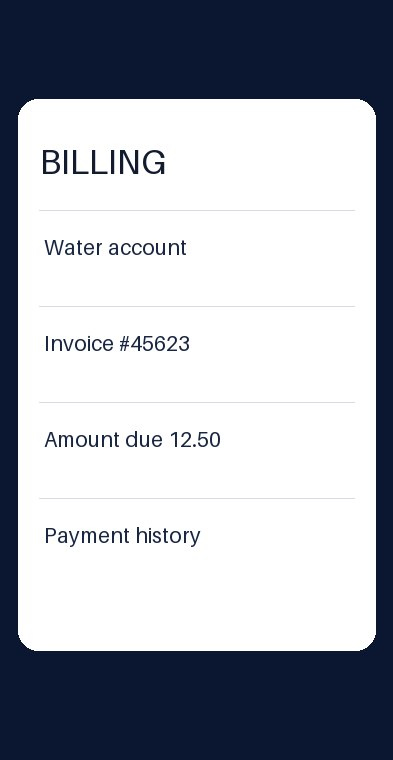
#> input picture evals/landmarks/synthetic-billing-screen.jpg, 393 x 760 px, given in place of v2-nami-ferry.jpg, which was not available
$ python make-nami-reproductions.py .
#> lines starting #> are read from the running program, lines starting #| are printed output that depends on the picture
import sys
from pathlib import Path

from PIL import Image, ImageDraw, ImageEnhance, ImageOps

directory = Path(sys.argv[1]).resolve()


def source(name):
    with Image.open(directory / f"{name}.jpg") as photo:
        return ImageOps.exif_transpose(photo).convert("RGB")


paper = Image.new("RGB", (1120, 820), "#f3efe7")
ferry = source("v2-nami-ferry")
#> in source, photo is the input picture: PIL image 393x760 RGB; mean R, G, B 169, 173.2, 182.1
ferry.thumbnail((756, 670))
paper.paste(ferry, ((paper.width - ferry.width) // 2, (paper.height - ferry.height) // 2))
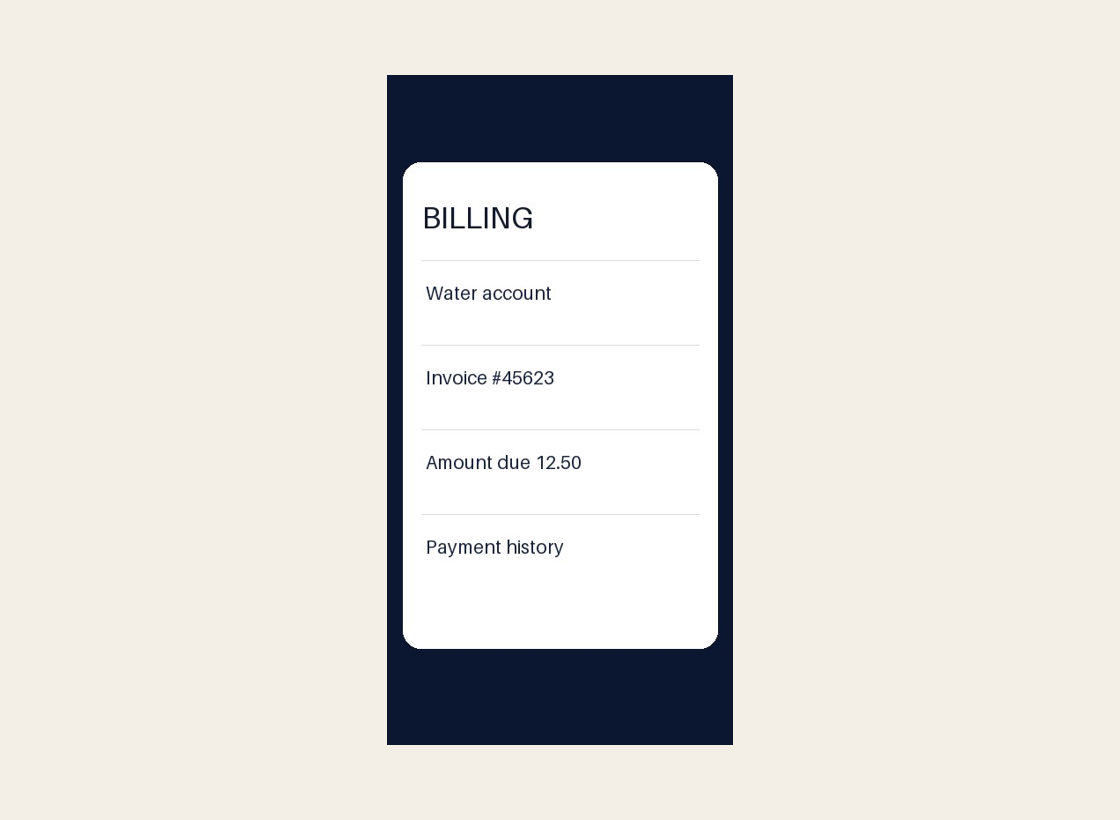
#> paper: PIL image 1120x820 RGB; mean R, G, B 224.3, 222.4, 218.6
paper.rotate(-7, expand=True, fillcolor="#675247", resample=Image.Resampling.BICUBIC).save(
    directory / "v6-paper-ferry.jpg", quality=88
)
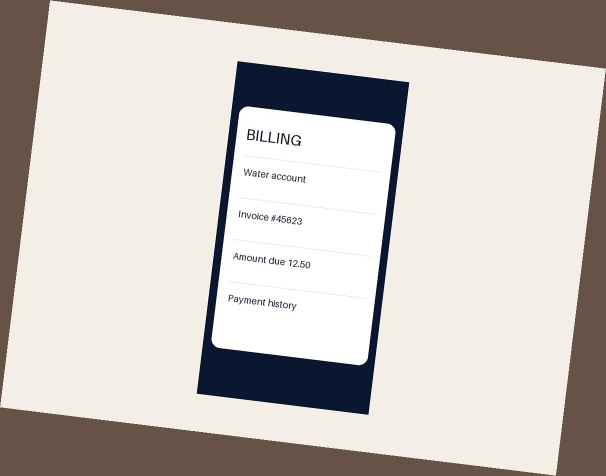
#> saved as v6-paper-ferry.jpg: PIL image 1212x952 RGB (shown at 1/2 size); mean R, G, B 199.5, 193.7, 188.5

monitor = Image.new("RGB", (1120, 920), "#2a2928")
tomb = source("v6-source-46295529").resize((940, 705), Image.Resampling.LANCZOS)
#> call 2 of source, with name = 'v6-source-46295529'
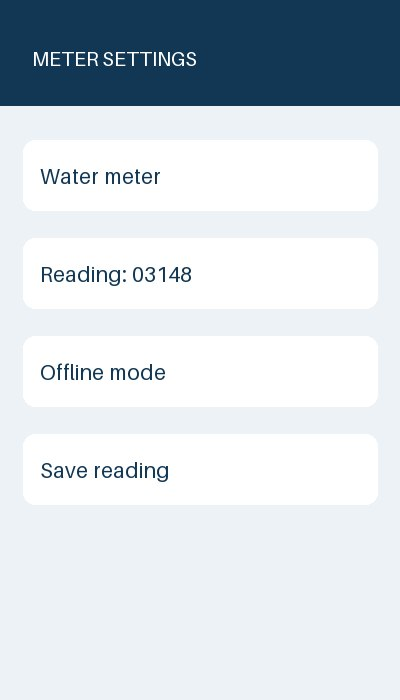
#> input picture evals/landmarks/synthetic-meter-screen.jpg, 400 x 700 px, given in place of v6-source-46295529.jpg, which was not available
#> in source, photo is the input picture: PIL image 400x700 RGB; mean R, G, B 208.7, 217, 223.4
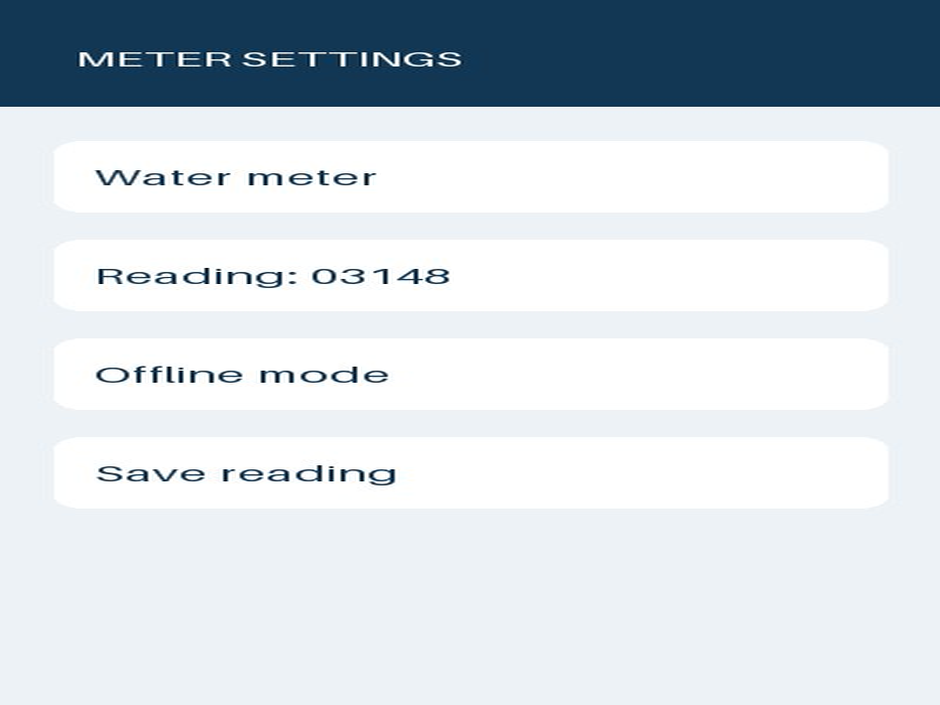
#> tomb: PIL image 940x705 RGB; mean R, G, B 208.7, 216.9, 223.3
monitor.paste(ImageEnhance.Color(tomb).enhance(0.76), (90, 88))
overlay = ImageDraw.Draw(monitor)
for y in range(92, 789, 6):
    overlay.line((90, y, 1029, y), fill="#66696d", width=1)
monitor.rotate(4, expand=True, fillcolor="#474440", resample=Image.Resampling.BICUBIC).save(
    directory / "v6-screen-tomb.jpg", quality=88
)
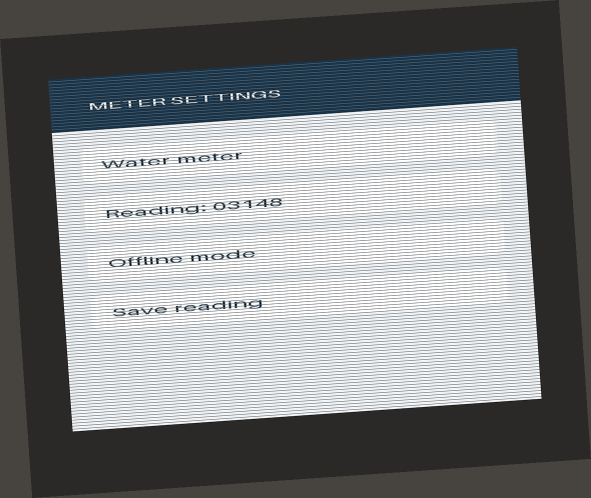
#> saved as v6-screen-tomb.jpg: PIL image 1182x996 RGB (shown at 1/2 size); mean R, G, B 128.9, 131.4, 133.1
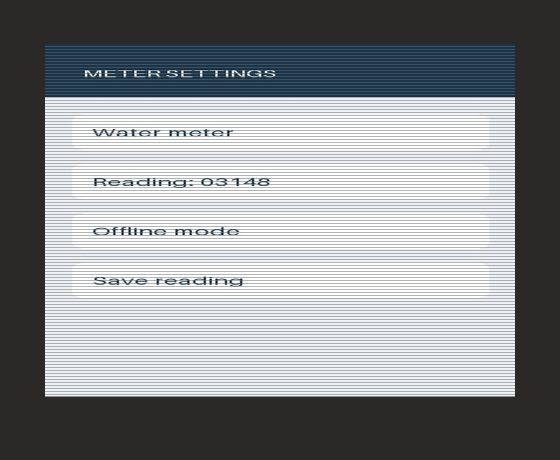
#> monitor: PIL image 1120x920 RGB (shown at 1/2 size); mean R, G, B 138.3, 141.7, 144.4

ferry = source("v4-nami-jocelyn-2")
width, height = ferry.size
#> width = 400; height = 700
cropped_ferry = ferry.crop((int(width * 0.06), int(height * 0.16), int(width * 0.93), int(height * 0.85)))
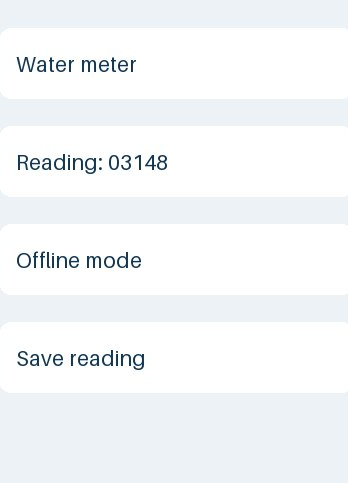
#> cropped_ferry: PIL image 348x483 RGB; mean R, G, B 243.9, 246.6, 248.4
cropped_ferry.thumbnail((900, 1200), Image.Resampling.LANCZOS)
ImageEnhance.Color(cropped_ferry).enhance(0.8).save(directory / "v6-full-bleed-unindexed-ferry.jpg", quality=88)
